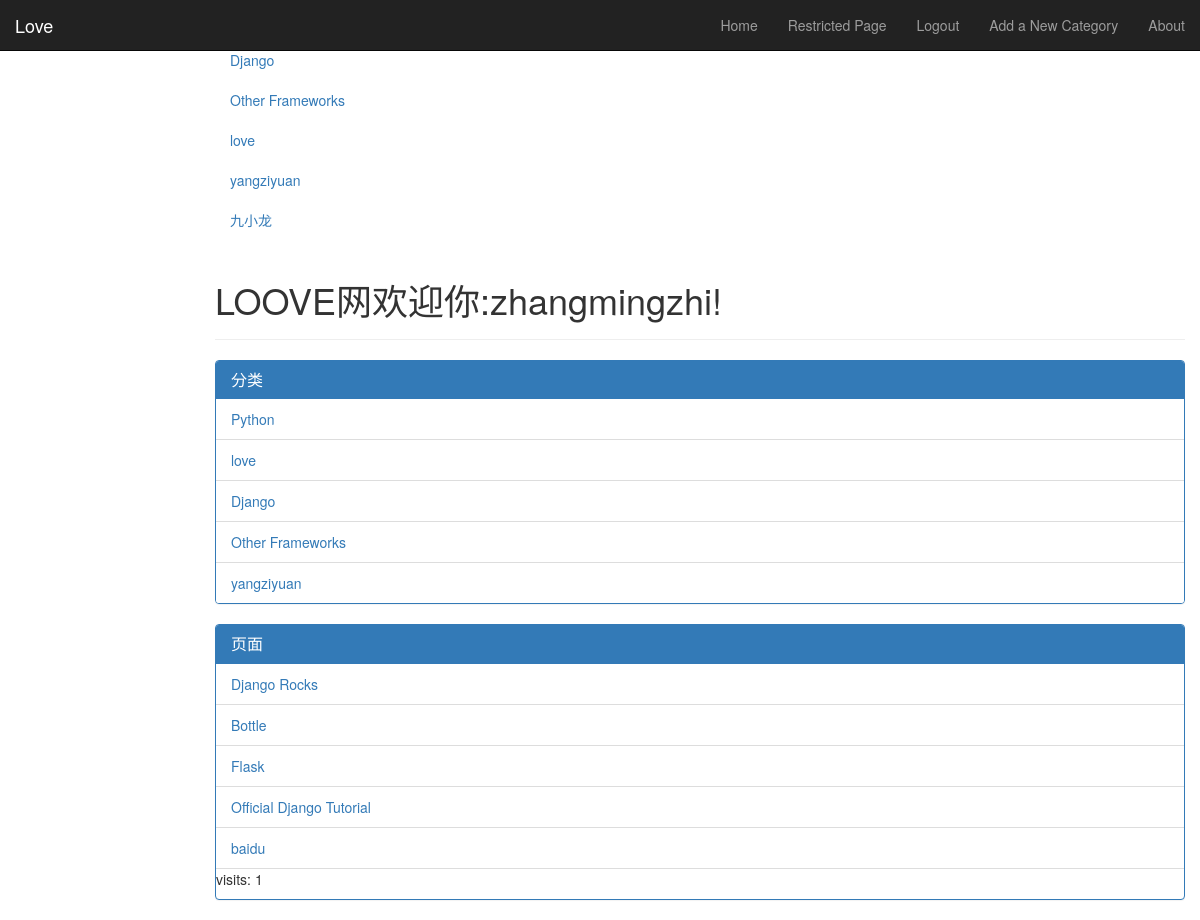
Page /love/ (signed in) on the committed database.
### love/models.py (models this page shows, shortened)
class Category(models.Model):
    name = models.CharField(max_length=128, unique=True)
    views = models.IntegerField(default=0)
    likes = models.IntegerField(default=0)
    slug = models.SlugField(unique=True)

class Page(models.Model):
    category = models.ForeignKey(Category)
    title = models.CharField(max_length=128)
    url = models.URLField()
    views = models.IntegerField(default=0)

### love/views.py (the view)
def index(request):
    category_list = Category.objects.order_by('-likes')[:5]
    page_list = Page.objects.order_by('-views')[:5]
    context_dict = {'categories': category_list, 'pages': page_list}
    visits = request.session.get('visits')
    if not visits:
        visits = 1
    reset_last_visit_time = False
    last_visit = request.session.get('last_visit')
    if last_visit:
        last_visit_time = datetime.strptime(last_visit[:-7], "%Y-%m-%d %H:%M:%S")
        if (datetime.now() - last_visit_time).days > 1:
            visits += 1
            reset_last_visit_time = True
    else:
        reset_last_visit_time = True
    if reset_last_visit_time:
        request.session['last_visit'] = str(datetime.now())
        request.session['visits'] = visits
    context_dict['visits'] = visits
    response = render(request, 'love/index.html', context_dict)
    return response

### love/templatetags/love_extras.py (called while the page is built)
@register.inclusion_tag('love/cats.html')
def get_category_list(cat=None):
    return {'cats': Category.objects.all(), 'act_cat': cat}

### templates/love/index.html (shortened to what this page needs)
{% extends 'base.html' %}
{% load staticfiles %}
{% block body_block %}
        {% if user.is_authenticated %}
        <div class="page-header">
        <h1>LOOVE网欢迎你:{{ user.username }}!</h1>
        {% else %}
        <h1>LOVE says... hello world!</h1>
        {% endif %}
        </div>
        <div class="panel panel-primary">
            <div class="panel-heading">
               <h3 class="panel-title">分类</h3>
       </div>
        {% if categories %}
            <ul class="list-group">
                {% for category in categories %}
                <li class="list-group-item"><a href="{% url 'category'  category.slug %}">{{ category.name }}</a></li>
                {% endfor %}
            </ul>
        {% else %}
            <strong>There are no categories present.</strong>
        {% endif %}
        </div>
            <div class="panel panel-primary">
            <div class="panel-heading">
              <h3 class="panel-title">页面</h3>
        </div>
        {% if pages %}
        <ul class="list-group">
            {% for page in pages %}
             <li class="list-group-item"><a href="{{page.url}}">{{ page.title }}</a></li>
            {% endfor %}
        </ul>
        {% else %}
            <strong>There are no categories present.</strong>
        {% endif %}
        <p> visits: {{ visits }}</p>
{% endblock %}

### templates/love/cats.html
{% if cats %}
    <ul class="nav nav-sidebar">
    {% for c in cats %}
        {% if c == act_cat %}
            <li  class="active" ><a href="/love/category/{{ c.slug }}">{{ c.name }}</a></li>
            {% else  %}
            <li><a href="/love/category/{{ c.slug }}">{{ c.name }}</a></li>
        {% endif %}
    {% endfor %}
{% else %}
    <li> <strong >There are no category present.</strong></li>
    </ul>
{% endif %}

### rows in the picture
Category: name "Django"
Category: name "Other Frameworks"
Category: name "love"
Category: name "yangziyuan"
Category: name "九小龙"
Category: name "Python"
Page: title "Django Rocks"
Page: title "Bottle"
Page: title "Flask"
Page: title "Official Django Tutorial"
Page: title "baidu"

### other values in the picture
{{ user.username }} "zhangmingzhi"
{{ visits }} "1"
